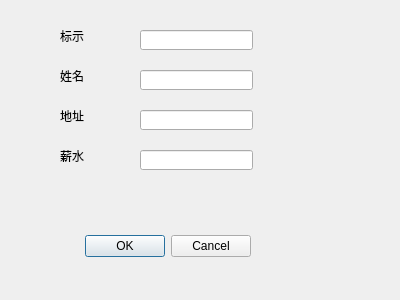
<?xml version="1.0" encoding="UTF-8"?>
<ui version="4.0">
 <class>AddSalariedEmployeeDialog</class>
 <widget class="QDialog" name="AddSalariedEmployeeDialog">
  <property name="geometry">
   <rect>
    <x>0</x>
    <y>0</y>
    <width>400</width>
    <height>300</height>
   </rect>
  </property>
  <property name="windowTitle">
   <string>Dialog</string>
  </property>
  <widget class="QDialogButtonBox" name="buttonBox">
   <property name="geometry">
    <rect>
     <x>-90</x>
     <y>230</y>
     <width>341</width>
     <height>32</height>
    </rect>
   </property>
   <property name="orientation">
    <enum>Qt::Horizontal</enum>
   </property>
   <property name="standardButtons">
    <set>QDialogButtonBox::Cancel|QDialogButtonBox::Ok</set>
   </property>
  </widget>
  <widget class="QLineEdit" name="lineEditID">
   <property name="geometry">
    <rect>
     <x>140</x>
     <y>30</y>
     <width>113</width>
     <height>20</height>
    </rect>
   </property>
   <property name="inputMask">
    <string/>
   </property>
  </widget>
  <widget class="QLineEdit" name="lineEditSalaried">
   <property name="geometry">
    <rect>
     <x>140</x>
     <y>150</y>
     <width>113</width>
     <height>20</height>
    </rect>
   </property>
  </widget>
  <widget class="QLineEdit" name="lineEditAddress">
   <property name="geometry">
    <rect>
     <x>140</x>
     <y>110</y>
     <width>113</width>
     <height>20</height>
    </rect>
   </property>
  </widget>
  <widget class="QLineEdit" name="lineEditName">
   <property name="geometry">
    <rect>
     <x>140</x>
     <y>70</y>
     <width>113</width>
     <height>20</height>
    </rect>
   </property>
  </widget>
  <widget class="QLabel" name="label_ID">
   <property name="geometry">
    <rect>
     <x>60</x>
     <y>30</y>
     <width>54</width>
     <height>12</height>
    </rect>
   </property>
   <property name="text">
    <string>标示</string>
   </property>
  </widget>
  <widget class="QLabel" name="label_Name">
   <property name="geometry">
    <rect>
     <x>60</x>
     <y>70</y>
     <width>54</width>
     <height>12</height>
    </rect>
   </property>
   <property name="text">
    <string>姓名</string>
   </property>
  </widget>
  <widget class="QLabel" name="label_Adress">
   <property name="geometry">
    <rect>
     <x>60</x>
     <y>110</y>
     <width>54</width>
     <height>12</height>
    </rect>
   </property>
   <property name="text">
    <string>地址</string>
   </property>
  </widget>
  <widget class="QLabel" name="label_Salaried">
   <property name="geometry">
    <rect>
     <x>60</x>
     <y>150</y>
     <width>54</width>
     <height>12</height>
    </rect>
   </property>
   <property name="text">
    <string>薪水</string>
   </property>
  </widget>
 </widget>
 <resources/>
 <connections>
  <connection>
   <sender>buttonBox</sender>
   <signal>accepted()</signal>
   <receiver>AddSalariedEmployeeDialog</receiver>
   <slot>accept()</slot>
   <hints>
    <hint type="sourcelabel">
     <x>248</x>
     <y>254</y>
    </hint>
    <hint type="destinationlabel">
     <x>157</x>
     <y>274</y>
    </hint>
   </hints>
  </connection>
  <connection>
   <sender>buttonBox</sender>
   <signal>rejected()</signal>
   <receiver>AddSalariedEmployeeDialog</receiver>
   <slot>reject()</slot>
   <hints>
    <hint type="sourcelabel">
     <x>316</x>
     <y>260</y>
    </hint>
    <hint type="destinationlabel">
     <x>286</x>
     <y>274</y>
    </hint>
   </hints>
  </connection>
 </connections>
</ui>
